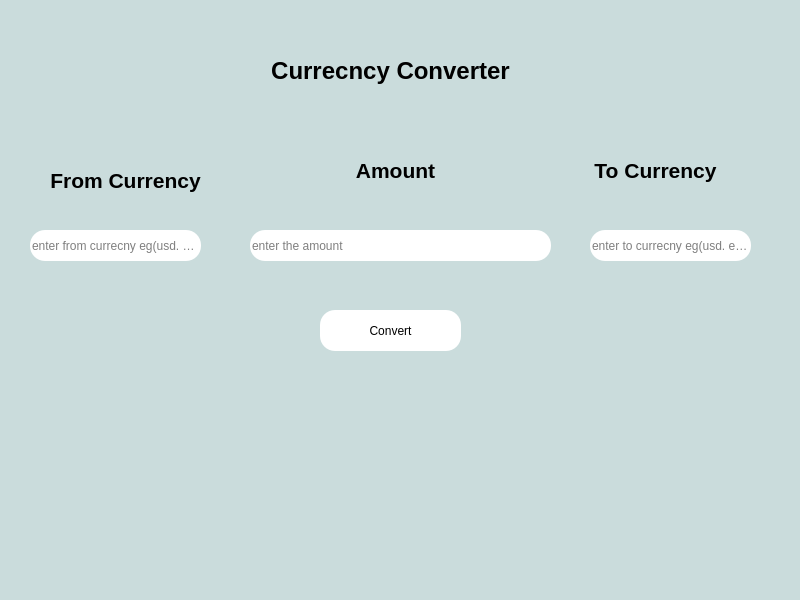
<?xml version="1.0" encoding="UTF-8"?>
<ui version="4.0">
 <class>MainWindow</class>
 <widget class="QMainWindow" name="MainWindow">
  <property name="geometry">
   <rect>
    <x>0</x>
    <y>0</y>
    <width>800</width>
    <height>600</height>
   </rect>
  </property>
  <property name="windowTitle">
   <string>MainWindow</string>
  </property>
  <property name="styleSheet">
   <string notr="true">background-color: rgb(202, 220, 220);</string>
  </property>
  <widget class="QWidget" name="centralwidget">
   <widget class="QLabel" name="fc_label">
    <property name="geometry">
     <rect>
      <x>20</x>
      <y>140</y>
      <width>211</width>
      <height>81</height>
     </rect>
    </property>
    <property name="font">
     <font>
      <pointsize>16</pointsize>
      <weight>75</weight>
      <bold>true</bold>
     </font>
    </property>
    <property name="text">
     <string>From Currency</string>
    </property>
    <property name="alignment">
     <set>Qt::AlignCenter</set>
    </property>
   </widget>
   <widget class="QLineEdit" name="frm_currecny">
    <property name="geometry">
     <rect>
      <x>30</x>
      <y>230</y>
      <width>171</width>
      <height>31</height>
     </rect>
    </property>
    <property name="styleSheet">
     <string notr="true">background-color: rgb(255, 255, 255);
border: 30x solid #000;
border-radius: 15px;</string>
    </property>
    <property name="placeholderText">
     <string>enter from currecny eg(usd. eur)</string>
    </property>
   </widget>
   <widget class="QLabel" name="tc_label">
    <property name="geometry">
     <rect>
      <x>550</x>
      <y>130</y>
      <width>211</width>
      <height>81</height>
     </rect>
    </property>
    <property name="font">
     <font>
      <pointsize>16</pointsize>
      <weight>75</weight>
      <bold>true</bold>
     </font>
    </property>
    <property name="text">
     <string>To Currency</string>
    </property>
    <property name="alignment">
     <set>Qt::AlignCenter</set>
    </property>
   </widget>
   <widget class="QLineEdit" name="to_currecny">
    <property name="geometry">
     <rect>
      <x>590</x>
      <y>230</y>
      <width>161</width>
      <height>31</height>
     </rect>
    </property>
    <property name="styleSheet">
     <string notr="true">background-color: rgb(255, 255, 255);
border: 30x solid #000;
border-radius: 15px;</string>
    </property>
    <property name="placeholderText">
     <string>enter to currecny eg(usd. eur)</string>
    </property>
   </widget>
   <widget class="QLineEdit" name="amount">
    <property name="geometry">
     <rect>
      <x>250</x>
      <y>230</y>
      <width>301</width>
      <height>31</height>
     </rect>
    </property>
    <property name="styleSheet">
     <string notr="true">background-color: rgb(255, 255, 255);
border: 30x solid #000;
border-radius: 15px;</string>
    </property>
    <property name="placeholderText">
     <string>enter the amount</string>
    </property>
   </widget>
   <widget class="QLabel" name="amnt_label">
    <property name="geometry">
     <rect>
      <x>290</x>
      <y>130</y>
      <width>211</width>
      <height>81</height>
     </rect>
    </property>
    <property name="font">
     <font>
      <pointsize>16</pointsize>
      <weight>75</weight>
      <bold>true</bold>
     </font>
    </property>
    <property name="text">
     <string>Amount</string>
    </property>
    <property name="alignment">
     <set>Qt::AlignCenter</set>
    </property>
   </widget>
   <widget class="QPushButton" name="convert_btn">
    <property name="geometry">
     <rect>
      <x>320</x>
      <y>310</y>
      <width>141</width>
      <height>41</height>
     </rect>
    </property>
    <property name="cursor">
     <cursorShape>PointingHandCursor</cursorShape>
    </property>
    <property name="styleSheet">
     <string notr="true">background-color: rgb(255, 255, 255);
border: 30px solid #ffff;
border-radius:15px</string>
    </property>
    <property name="text">
     <string>Convert</string>
    </property>
   </widget>
   <widget class="QLabel" name="header">
    <property name="geometry">
     <rect>
      <x>230</x>
      <y>20</y>
      <width>321</width>
      <height>101</height>
     </rect>
    </property>
    <property name="font">
     <font>
      <pointsize>18</pointsize>
      <weight>75</weight>
      <bold>true</bold>
     </font>
    </property>
    <property name="text">
     <string>Currecncy Converter</string>
    </property>
    <property name="alignment">
     <set>Qt::AlignCenter</set>
    </property>
   </widget>
  </widget>
 </widget>
 <resources/>
 <connections/>
</ui>
